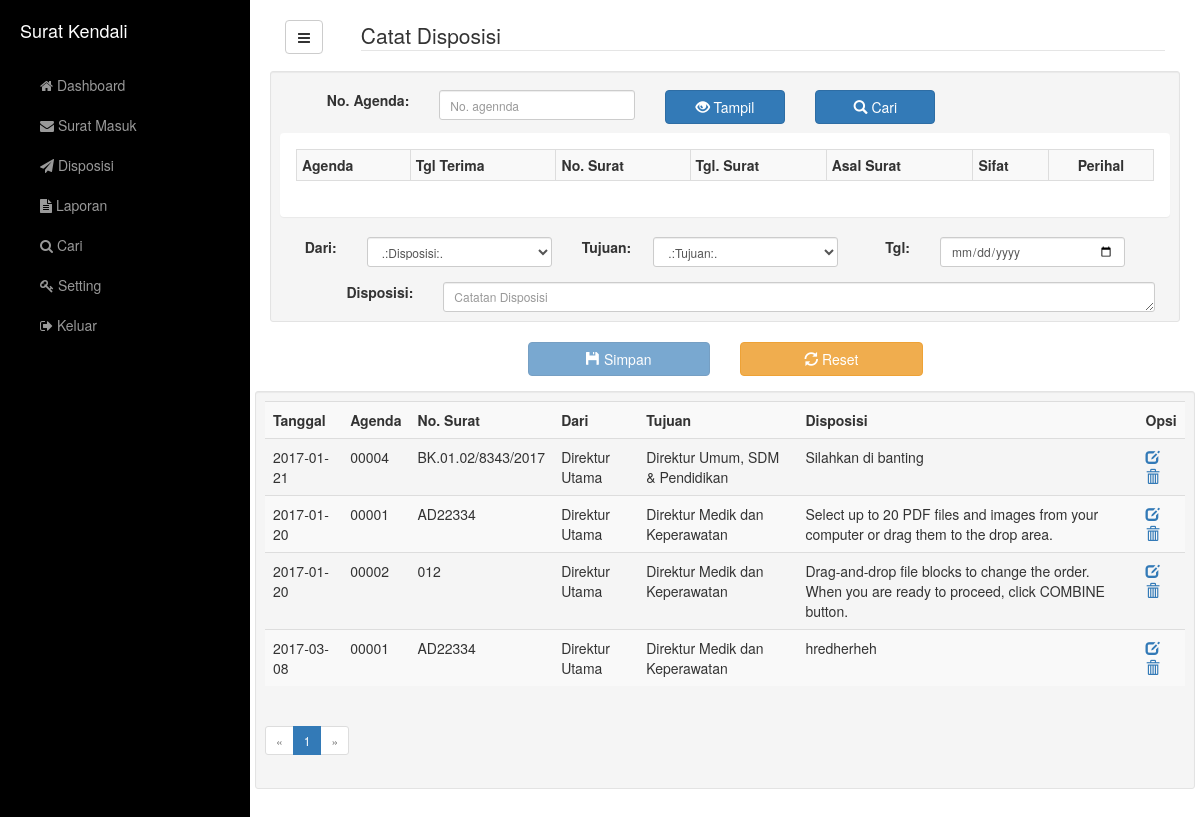
The page /disposisi.php (signed in) on the database its author committed.
### tables this page shows
CREATE TABLE `tdposisi` (
  `id` int(11) NOT NULL,
  `dari` int(11) NOT NULL,
  `tujuan` int(11) NOT NULL,
  `dposisi` text NOT NULL,
  `tgldposisi` date NOT NULL,
  `tglentri` date NOT NULL,
  `noagenda` varchar(5) NOT NULL
);

CREATE TABLE `tsurat` (
  `id` int(11) NOT NULL,
  `noagenda` varchar(5) NOT NULL,
  `nosurat` varchar(35) NOT NULL,
  `tglsurat` date NOT NULL,
  `tglterima` date NOT NULL,
  `sifat` varchar(10) NOT NULL,
  `asal` varchar(50) NOT NULL,
  `hal` text NOT NULL,
  `status` tinyint(1) DEFAULT NULL,
  `tglentri` date NOT NULL
);

CREATE TABLE `tsatker` (
  `id` int(11) NOT NULL,
  `satker` varchar(50) NOT NULL,
  `dari` tinyint(1) NOT NULL,
  `tujuan` tinyint(1) NOT NULL
);

### disposisi.php (the view, shortened to what this page needs)
<!DOCTYPE html>
<html lang="en">
<?php include('header.php');
require_once 'Paginator.class.php';
    $limit      = ( isset( $_GET['limit'] ) ) ? $_GET['limit'] : 10;
    $page       = ( isset( $_GET['page'] ) ) ? $_GET['page'] : 1;
    $links      = ( isset( $_GET['links'] ) ) ? $_GET['links'] : 5;
    $query      = "select tdposisi.*, tsurat.noagenda, tsurat.nosurat, tdari.satker as textdari, ttuju.satker as texttuju
					from tdposisi
					inner join tsurat on tdposisi.noagenda=tsurat.noagenda
					inner join tsatker as tdari on tdposisi.dari=tdari.id
					inner join tsatker as ttuju on tdposisi.tujuan=ttuju.id";
    $Paginator  = new Paginator( $db, $query );
    $results    = $Paginator->getData( $page, $limit );
$noagd = $cari = $dari = $tuju = $tgl = $dposisi = $update = $edit = '';
?>
<body>
    <div id="wrapper">
        <?php include('menu.php'); ?>
        <div id="page-content-wrapper">
            <div class="container-fluid">
				<div class="row">
						<div class="col-md-1">
							<a href="#menu-toggle" class="btn btn-default" id="menu-toggle"><i class="fa fa-bars" aria-hidden="true"></i></a>
						</div>
						<div class="col-md-11">
							<legend>Catat Disposisi</legend>
						</div>
				</div>
			<div class="row well well-sm">
				<div class="row well-sm">
				<form action="disposisi.php" method="POST" class="form form-horizontal">
					<label class="col-md-2 col-xs-4 text-right" for="noagd">No. Agenda:</label>
					<div class="col-md-3 col-xs-5">
						<input type="text" name="noagd" id="noagd" class="form-control input-sm" placeholder="No. agennda" value="<?=$noagd;?>">
					</div>
					<div class="col-md-2 col-xs-3">
						<button id="tampil" type="submit" class="btn btn-primary btn-block"><span class="glyphicon glyphicon-eye-open"></span> Tampil</button>
					</div>
					<div class="col-md-2 col-xs-3">
						<a href="#" id="search" class="btn btn-primary btn-block" data-toggle="modal" data-target="#myModal"><span class="glyphicon glyphicon-search"></span> Cari</a>
					</div>
				</form>
				</div>
				<div class="panel table-responsive">
				<div class="panel-body">
					<table class="table table-striped table-condensed table-bordered">
						<tr>
							<th>Agenda</th>
							<th class="text-nowrap">Tgl Terima</th>
							<th class="text-nowrap">No. Surat</th>
							<th class="text-nowrap">Tgl. Surat</th>
							<th class="text-nowrap"> Asal Surat </th>
							<th>Sifat</th>
							<th class="text-center">Perihal</th>
						</tr>
					</table>
				</div>
				</div>
				<form action="disposisi.php" method="POST" class="form-horizontal">
				<div class="form-group col-md-12">
					<div class="">
						<label class="col-md-1 text-right" for="dari">Dari:</label>
						<div class="col-md-3">
							<select class="form-control input-sm" name="dari" id="dari">
								<option selected="selected">.:Disposisi:.</option>
								<?php
									$sql="select id, satker from tsatker where dari=true";
									$result=$db->query($sql);
									if ($db->affected_rows > 0) {
										while ($row = $result->fetch_array(MYSQLI_ASSOC)) {
											if ($dari == $row['id']){
												printf('<option value="%s" selected="selected">%s</option>', $row['id'], $row['satker']);
											}else {
												printf('<option value="%s">%s</option>', $row['id'], $row['satker']);
											}
										}
									}
								?>
							</select>
						</div>
					</div>
					<div class="">
						<label class="col-md-1 text-right" for="tuju">Tujuan:</label>
						<div class="col-md-3">
							<select class="form-control input-sm" name="tuju" id="tuju">
								<option selected="selected">.:Tujuan:.</option>
								<?php
									$sql="select id, satker from tsatker where tujuan=true";
									$result=$db->query($sql);
									if ($db->affected_rows > 0) {
										while ($row = $result->fetch_array(MYSQLI_ASSOC)) {
											if ($tuju == $row['id']) {
												printf('<option selected="selected" value="%s">%s</option>', $row['id'], $row['satker']);
											} else {
												printf('<option value="%s">%s</option>', $row['id'], $row['satker']);
											}
										}
									}
								?>
							</select>
						</div>
					</div>
					<div class="">
						<label class="col-md-1 text-right" for="tgl">Tgl:</label>
						<div class="col-md-3">
							<input value="<?=$tgl;?>" type="date" name="tgl" id="tgl" class="form-control input-sm">
						</div>
					</div>
				</div>
				<div class="">
					<label class="col-md-2 text-right" for="dposisi">Disposisi:</label>
					<div class="col-md-10">
						<textarea rows="1" name="dposisi" id="dposisi" class="form-control input-sm" placeholder="Catatan Disposisi"><?=$dposisi ? $dposisi : '';?></textarea>
					</div>
				</div>
				</div>
				<div class="form-group col-md-12">
					<div class="col-md-3 col-md-offset-3 col-xs-4">
						<button id="update" name="update" type="submit" value="<?=$edit ? $edit : ''; ?>" class="btn btn-block btn-primary" disabled="true"><span class="glyphicon glyphicon-floppy-disk"></span><?=$edit ? ' Update' : ' Simpan' ;?></button>
					</div>
					<div class=" col-md-3 col-xs-4">
						<button type="reset" class="btn btn-block btn-warning"><span class="glyphicon glyphicon-refresh"></span> Reset</button>
					</div>
				</div>
			</div>
			<div class="row well well-sm">
				<div class="responsive">
					<table class="table table-striped">
						<tr>
							<th>Tanggal</th>
							<th>Agenda</th>
							<th>No. Surat</th>
							<th>Dari</th>
							<th>Tujuan</th>
							<th>Disposisi</th>
							<th>Opsi</th>
						</tr>
						<?php
							for( $i = 0; $i < count( $results->data ); $i++ ) : ?>
							<tr>
								<?php
									$id=$results->data[$i]['id'];
									$noagd=$results->data[$i]['noagenda'];
								?>
								<td><?php echo $results->data[$i]['tgldposisi']; ?></td>
								<td><?php echo $results->data[$i]['noagenda']; ?></td>
								<td><?php echo $results->data[$i]['nosurat']; ?></td>
								<td><?php echo $results->data[$i]['textdari']; ?></td>
								<td><?php echo $results->data[$i]['texttuju']; ?></td>
								<td><?php echo $results->data[$i]['dposisi']; ?></td>
								<td><?php
									echo "<a href='disposisi.php?edit=$id' data-toggle=\"tooltip\" title=\"Edit\"><span class=\"glyphicon glyphicon-edit\"></span></a>" ;
									echo "<a href='disposisi.php?hapus=$id&noagd=$noagd' data-toggle=\"tooltip\" title=\"Hapus\"><span class=\"glyphicon glyphicon-trash\" onClick=\"return confirm('Yakin menghapus data tersebut?')\"></span></a>" ;
								?></td>
							</tr>
						<?php endfor; ?>
					</table>
						<?php echo $Paginator->createLinks( $links, 'pagination pagination-sm' ); ?>
				</div>
			</div>
        </div>
    </div>
</body>
</html>

### header.php (shortened to what this page needs)
<head>
	<link href="assets/css/jquery-ui.min.css" rel="stylesheet">
    <link href="assets/css/bootstrap-3.3.1.min.css" rel="stylesheet" />
    <link href="assets/css/font-awesome.min.css" rel="stylesheet" />
    <link href="assets/css/simple-sidebar.css" rel="stylesheet">
</head>

### menu.php
<div id="sidebar-wrapper">
	<ul class="sidebar-nav">
		<li class="sidebar-brand">
			<a href="index.php">
				Surat Kendali
			</a>
		</li>
		<li>
			<a href="index.php"><i class="fa fa-home"></i>  Dashboard</a>
		</li>
		<li>
			<a href="surat.php"><i class="fa fa-envelope"></i>  Surat Masuk</a>
		</li>
		<li>
			<a href="disposisi.php"><i class="fa fa-send"></i>  Disposisi</a>
		</li>
		<li>
			<a href="laporan.php"><i class="fa fa-file-text"></i>  Laporan</a>
		</li>
		<li>
			<a href="cari.php"><i class="fa fa-search"></i>  Cari</a>
		</li>
		<li>
			<a href="Setting.php"><i class="fa fa-key"></i>  Setting</a>
		</li>
		<li>
			<a href="logout.php"><i class="fa fa-sign-out"></i>  Keluar</a>
		</li>
	</ul>
</div>

### Paginator.class.php (shortened to what this page needs)
<?php
class Paginator {
		private $_conn;
		private $_limit;
		private $_page;
		private $_query;
		private $_total;
	public function __construct( $conn, $query ) {
		$this->_conn = $conn;
		$this->_query = $query;
		$rs= $this->_conn->query( $this->_query );
		$this->_total = $rs->num_rows;
	}
	public function getData( $page = 1, $limit = 10) {
		$this->_limit   = $limit;
		$this->_page    = $page;
		if ( $this->_limit == 'all' ) {
			$query = $this->_query;
		} else {
			$query = $this->_query . " LIMIT " . ( ( $this->_page - 1 ) * ($this->_limit )) . ", " . ($this->_limit);
		}
		$rs = $this->_conn->query( $query );
		while ( $row = $rs->fetch_assoc() ) {
			$results[]  = $row;
		}
		$result         = new stdClass();
		$result->page   = $this->_page;
		$result->limit  = $this->_limit;
		$result->total  = $this->_total;
		$result->data   = $results;
		return $result;
	}
	public function createLinks( $links, $list_class ) {
		$last       = ceil( $this->_total / $this->_limit );
		$start      = ( ( $this->_page - $links ) > 0 ) ? $this->_page - $links : 1;
		$end        = ( ( $this->_page + $links ) < $last ) ? $this->_page + $links : $last;
		$html       = '<ul class="' . $list_class . '">';
		$class      = ( $this->_page == 1 ) ? "disabled" : "";
		$html       .= '<li class="' . $class . '"><a href="?limit=' . $this->_limit . '&page=' . ( $this->_page - 1 ) . '">&laquo;</a></li>';
		for ( $i = $start ; $i <= $end; $i++ ) {
			$class  = ( $this->_page == $i ) ? "active" : "";
			$html   .= '<li class="' . $class . '"><a href="?limit=' . $this->_limit . '&page=' . $i . '">' . $i . '</a></li>';
		}
		$class      = ( $this->_page == $last ) ? "disabled" : "";
		$html       .= '<li class="' . $class . '"><a href="?limit=' . $this->_limit . '&page=' . ( $this->_page + 1 ) . '">&raquo;</a></li>';
		$html       .= '</ul>';
		return $html;
	}
}

### assets/css/simple-sidebar.css (style rules this page uses)
body { overflow-x: hidden; }
#wrapper { padding-left: 0; -webkit-transition: all 0.5s ease; -moz-transition: all 0.5s ease; -o-transition: all 0.5s ease; transition: all 0.5s ease; }
#sidebar-wrapper { z-index: 1000; position: fixed; left: 250px; width: 0; height: 100%; margin-left: -250px; overflow-y: auto; background: #000; -webkit-transition: all 0.5s ease; -moz-transition: all 0.5s ease; -o-transition: all 0.5s ease; transition: all 0.5s ease; }
#page-content-wrapper { width: 100%; position: absolute; padding: 15px; }
.sidebar-nav { position: absolute; top: 0; width: 250px; margin: 0; padding: 0; list-style: none; }
.sidebar-nav li { text-indent: 20px; line-height: 40px; }
.sidebar-nav li a { display: block; text-decoration: none; color: #999999; }
.sidebar-nav > .sidebar-brand { height: 65px; font-size: 18px; line-height: 60px; }
.sidebar-nav > .sidebar-brand a { color: #999999; }
@media (min-width:768px) { #wrapper { padding-left: 250px; } }
@media (min-width:768px) { #sidebar-wrapper { width: 250px; } }
@media (min-width:768px) { #page-content-wrapper { padding: 20px; position: relative; } }

### rows shown on the page
tdposisi: tgldposisi "2017-01-21", tsurat.noagenda "00004", tsurat.nosurat "BK.01.02/8343/2017", tsatker.satker "Direktur Utama", tsatker.satker "Direktur Umum, SDM & Pendidikan", dposisi "Silahkan di banting"
tdposisi: tgldposisi "2017-01-20", tsurat.noagenda "00001", tsurat.nosurat "AD22334", tsatker.satker "Direktur Utama", tsatker.satker "Direktur Medik dan Keperawatan", dposisi "Select up to 20 PDF files and images from your computer or drag them to the drop area."
tdposisi: tgldposisi "2017-01-20", tsurat.noagenda "00002", tsurat.nosurat "012", tsatker.satker "Direktur Utama", tsatker.satker "Direktur Medik dan Keperawatan", dposisi "Drag-and-drop file blocks to change the order. When you are ready to proceed, click COMBINE button."
tdposisi: tgldposisi "2017-03-08", tsurat.noagenda "00001", tsurat.nosurat "AD22334", tsatker.satker "Direktur Utama", tsatker.satker "Direktur Medik dan Keperawatan", dposisi "hredherheh"
